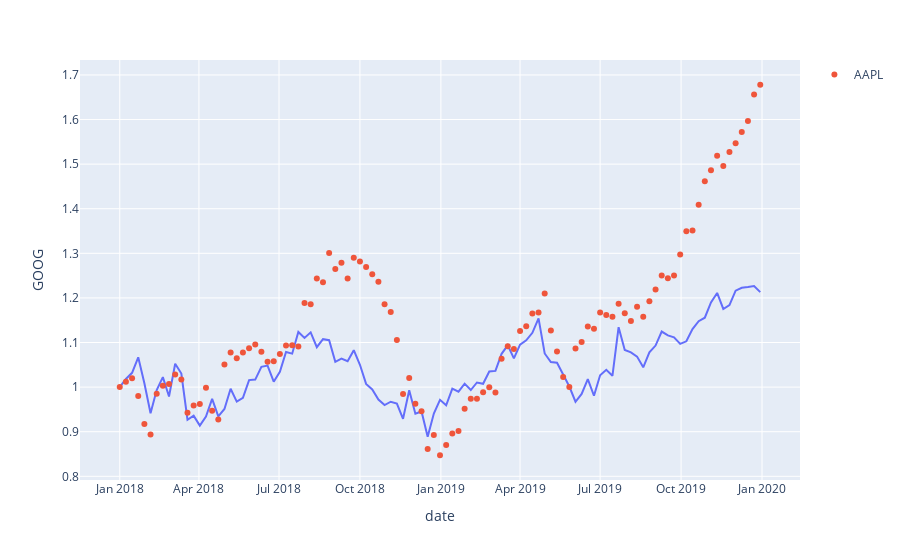

The code cell stored with this chart in its notebook:
### Code cell
import plotly.express as px

df = px.data.stocks()
fig = px.line(df, x='date', y="GOOG")
#fig.add_trace(go.Scatter(mode="markers", x=df["date"], y=df["AAPL"], name="AAPL"))
fig.show()
